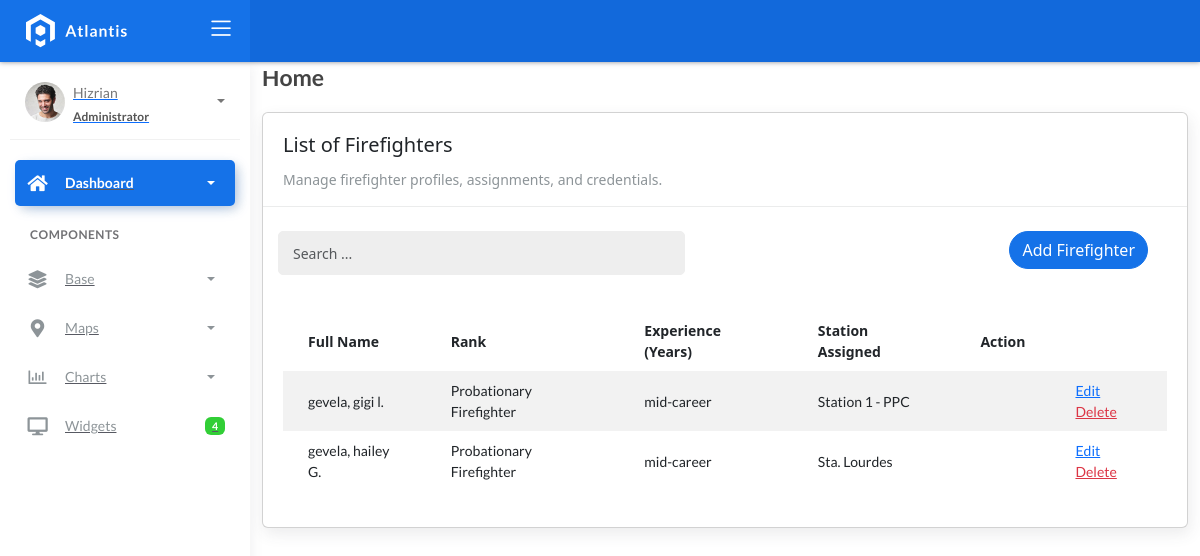
The app's page /firefighters/, older data.
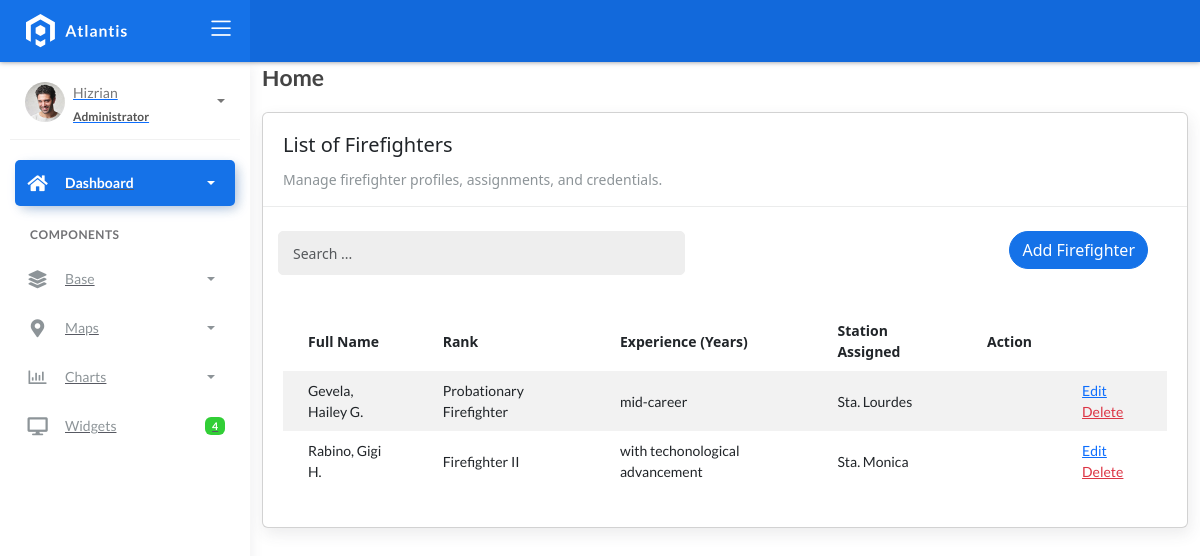
The same page, newer data.
### fire/models.py (models this page shows)
class BaseModel(models.Model):
    created_at = models.DateTimeField(auto_now_add=True, db_index=True)
    updated_at = models.DateTimeField(auto_now=True)
    class Meta:
        abstract = True

class Firefighters(BaseModel):
    XP_CHOICES = (
        ('Probationary Firefighter', 'Probationary Firefighter'),
        ('Firefighter I', 'Firefighter I'),
        ('Firefighter II', 'Firefighter II'),
        ('Firefighter III', 'Firefighter III'),
        ('Driver', 'Driver'),
        ('Captain', 'Captain'),
        ('Battalion Chief', 'Battalion Chief'),)
    name = models.CharField(max_length=150)
    station = models.CharField(max_length=150)
    experience_level = models.CharField(max_length=150)
    rank = models.CharField(
        max_length=45, null=True, blank=True, choices=XP_CHOICES)

### fire/views.py (the view)
# urls.py: path('firefighters/', FireFightersListView.as_view(), name='firefighters_list'),
class FireFightersListView(ListView):
    model = Firefighters
    template_name = 'firefighters_list.html'
    context_object_name = 'firefighters'
    paginate_by = 5
    def get_queryset(self):
        query = self.request.GET.get("q")
        if query:
            object_list = Firefighters.objects.filter(
                Q(name__icontains=query) |
                Q(rank__icontains=query) |
                Q(experience_level__icontains=query) |
                Q(station__icontains=query)
            )
        else:
            object_list = Firefighters.objects.all()
        return object_list

### templates/firefighters_list.html (shortened to what this page needs)
{% extends 'base.html' %}
{% load static %}
{% block content %}
<div class="content">
    <div class="container-fluid">
        <h4 class="page-title">Home</h4>
        <div class="row">
            <div class="col-md-12">
                <div class="card">
                    <div class="card-header">
                        <div class="card-title">List of Firefighters</div>
                        <div class="card-category">Manage firefighter profiles, assignments, and credentials.</div>
                    </div>
                    <br />
                    <div class="col-md-12 row">
                        <div class="col-md-6">
                        <form class="navbar-left navbar-form nav-search mr-md-3" action="{% url 'firefighters_list' %}" method="get">
                                <div class="input-group">
                                    <input type="text" name="q" placeholder="Search ..." class="form-control" value="{{ request.GET.q }}" />
                                    <div class="input-group-append">
                                        <span class="input-group-text">
                                        </span>
                                    </div>
                                </div>
                        </form>
                        </div>
                        <div class="col-md-6">
                            <div class="pull-right">
                                <a href="{% url 'firefighters_add' %}" class="btn btn-primary btn-rounded">Add Firefighter</a>
                            </div>
                        </div>
                    </div>
                    <div class="card-body">
                        <table class="table table-striped mt-3">
                            <thead>
                                <tr>
                                    <th scope="col">Full Name</th>
                                    <th scope="col">Rank</th>
                                    <th scope="col">Experience (Years)</th>
                                    <th scope="col">Station Assigned</th>
                                    <th scope="col">Action</th>
                                </tr>
                            </thead>
                            <tbody>
                                {% for object in object_list %}
                                <tr>
                                    <td>{{ object.name }}</td>
                                    <td>{{ object.rank }}</td>
                                    <td>{{ object.experience_level }}</td>
                                    <td>{{ object.station }}</td>
                                    <td>
                                    <td>
                                        <a href="{% url 'firefighters_update' object.id %}">Edit</a>
                                        <a href="{% url 'firestation_delete' object.id %}" class="text-danger">Delete</a>
                                    </td>
                                    </td>
                                </tr>
                                {% empty %}
                                <tr>
                                    <td colspan="6" style="text-align: center;">
                                        <p class="text-sm font-weight-bold mb-0">No Records Found</p>
                                    </td>
                                </tr>
                                {% endfor %}
                            </tbody>
                        </table>
                    </div>
                </div>
            </div>
        </div>
    </div>
</div>
{% endblock %}

Row changes from the older to the newer data that the page shows:
removed Firefighters: name "gevela, gigi l.", rank "Probationary Firefighter", experience_level "mid-career", station "Station 1 - PPC"
removed Firefighters: name "gevela, hailey G.", rank "Probationary Firefighter", experience_level "mid-career", station "Sta. Lourdes"
added Firefighters: name "Gevela, Hailey G.", rank "Probationary Firefighter", experience_level "mid-career", station "Sta. Lourdes"
added Firefighters: name "Rabino, Gigi H.", rank "Firefighter II", experience_level "with techonological advancement", station "Sta. Monica"
